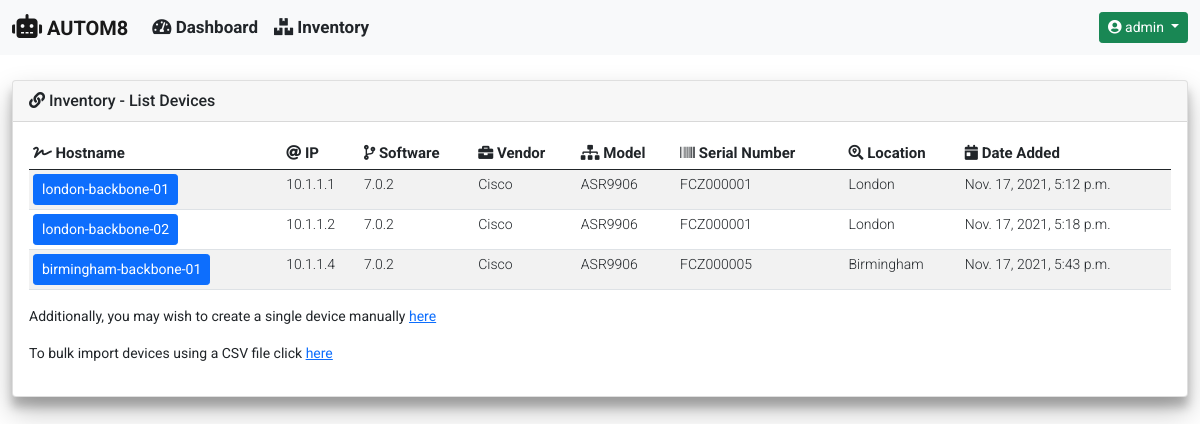
The app's page /inventory/device_inventory/ (signed in), older data.
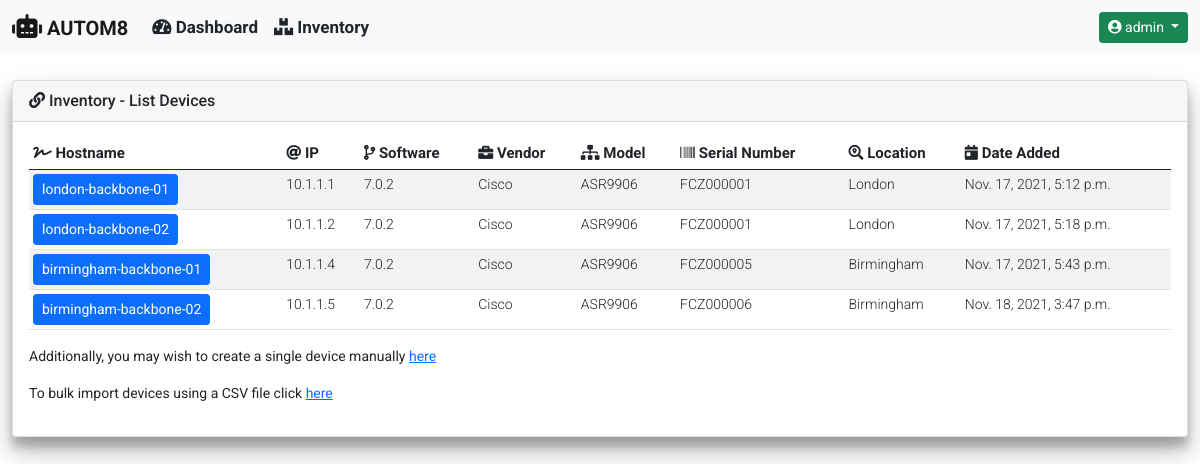
The same page, newer data.
### inventory/models.py (models this page shows)
class Device(models.Model):
    hostname = models.CharField(unique=True, max_length=255)
    mgmt_ip = models.CharField(unique=True, max_length=12)
    software_version = models.CharField(max_length=255)
    serial_number = models.CharField(max_length=255)
    vendor = models.CharField(max_length=255, default='Cisco')
    hardware_model = models.CharField(max_length=255)
    location = models.CharField(max_length=255)
    date_added = models.DateTimeField(default=timezone.now())

### inventory/views.py (the view)
def device_inventory(request):
    list_of_devices = Device.objects.all()
    context = {
        'title': 'Inventory - List Devices',
        'card_header': 'Inventory - List Devices',
        'data': list_of_devices,
    }
    return render(request, 'inventory/device_inventory.html', context)

### templates/inventory/device_inventory.html (shortened to what this page needs)
{% extends "base_template/base.html"%}
{% block content %}
{% if data %}
<div class="table-responsive rounded">
    <table id="device_inventory" class="table table-striped table-hover table-sm" style="width:100%">
        <thead>
            <tr>
                <th><i class="fas fa-signature"></i> Hostname</th>
                <th><i class="fas fa-at"></i> IP</th>
                <th><i class="fas fa-code-branch"></i> Software</th>
                <th><i class="fas fa-briefcase"></i> Vendor</th>
                <th><i class="fas fa-sitemap"></i> Model</th>
                <th><i class="fas fa-barcode"></i> Serial Number</th>
                <th><i class="fas fa-search-location"></i> Location</th>
                <th><i class="fas fa-calendar-day"></i> Date Added</th>
            </tr>
        </thead>
        <tbody>
            {% for device in data %}
            <tr>
                <td>
                    <a class="btn btn-sm btn-primary" href="{% url 'inventory:device_detailed_info' device.id %}">
                    {{ device.hostname }}
                </a>
                </td>
                <td>{{ device.mgmt_ip }}</td>
                <td>{{ device.software_version }}</td>
                <td>{{ device.vendor }}</td>
                <td>{{ device.hardware_model }}</td>
                <td>{{ device.serial_number }}</td>
                <td>{{ device.location }}</td>
                <td>{{ device.date_added }}</td>
            </tr>
            {% endfor %}
        </tbody>
    </table>
</div>
{% endif %}
<p>
    Additionally, you may wish to create a single device manually <a href="{% url 'inventory:device_create' %}">here</a>
</p>
<p>
    To bulk import devices using a CSV file click <a href="{% url 'inventory:device_inventory_import' %}">here</a>
</p>
{% endblock %}

### templates/base_template/base.html (shortened to what this page needs)
{% load static %}
<!doctype html>
<html lang="en">
  <head>
    <link href="https://cdn.jsdelivr.net/npm/bootstrap@5.0.2/dist/css/bootstrap.min.css" rel="stylesheet">
    <link rel="stylesheet" href="https://cdnjs.cloudflare.com/ajax/libs/font-awesome/5.15.3/css/all.min.css" />
    <link rel="stylesheet" type="text/css" href="{% static 'css/custom.css' %}">
  </head>
  <body class="d-flex flex-column h-100">
    {% include 'navbar/navbar.html' %}
    <main class="container-fluid">
      <section>
          <div class="row">
            <div class="col-md-12">
                <div class="card">
                  {% if card_header %}
                  <div class="card-header">
                    <i class="fas fa-link"></i>
                      {{ card_header }}
                  </div>
                  {% endif %}
                  <div class="card-body">
                      {% block content %}
                      {% endblock %}
                  </div>
                </div>
            </div>
          </div>
      </section>
    </main>
  </body>
</html>

### templates/navbar/navbar.html (shortened to what this page needs)
{% if user.is_authenticated %}
<nav class="navbar navbar-expand-md navbar-light fixed-top bg-light">
  <div class="container-fluid">
    <a class="navbar-brand" href="#">
      <i class="fas fa-robot" style="font-size: 24px;"></i>
      AUTOM8
    </a>
    <div class="collapse navbar-collapse" id="navbarCollapse">
      <ul class="navbar-nav me-auto mb-2 mb-md-0">
        <li class="nav-item">
          <a class="nav-link text-dark" href="{% url 'dashboard:dashboard' %}">
            <i class="fas fa-tachometer-alt"></i>
            Dashboard
        </a>
        </li>
        <li class="nav-item">
          <a class="nav-link text-dark" href="{% url 'inventory:device_inventory' %}">
            <i class="fas fa-boxes"></i>
            Inventory
          </a>
        </li>
      </ul>
      <div class="dropdown">
        <a class="btn btn-sm btn-success dropdown-toggle" href="#" role="button" id="dropdownMenuLink"
            data-bs-toggle="dropdown" aria-expanded="false">
            <i class="fas fa-user-circle"></i>
            {{ user.username }}
        </a>
    </div>
    </div>
  </div>
</nav>
{% endif %}

### static/css/custom.css (style rules this page uses)
nav { font-family: 'Roboto', sans-serif; font-weight: 700; font-size: 17px; height: 55px; top: 0; }
body { font-family: 'Roboto', sans-serif; font-weight: 400; font-size: 14px; overflow-y: scroll; min-height: 75rem; padding-top: 5rem; height: 100%; }
.card { position: relative; box-shadow: 0 14px 28px rgba(0, 0, 0, 0.25), 0 10px 10px rgba(0, 0, 0, 0.22); }
.card-header { font-family: 'Roboto', sans-serif; font-weight: 500; font-size: 16px; }
th { font-family: 'Roboto', sans-serif; font-weight: 700; font-size: 15px; }
td { font-family: 'Roboto', sans-serif; font-weight: 300; font-size: 14px; }

Row changes from the older to the newer data that the page shows:
added Device: hostname "birmingham-backbone-02", mgmt_ip "10.1.1.5", software_version "7.0.2", vendor "Cisco", hardware_model "ASR9906", serial_number "FCZ000006", location "Birmingham", date_added "Nov. 18, 2021, 3:47 p.m."
